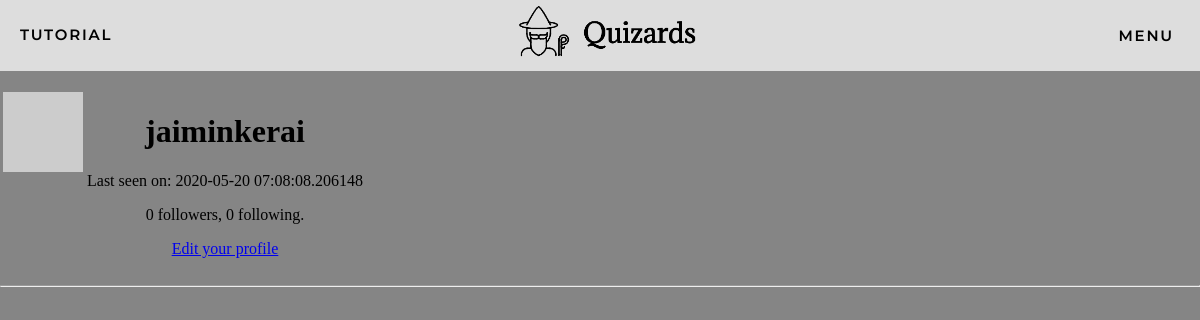
Before: /user/jaiminkerai (signed in) with the older database file.
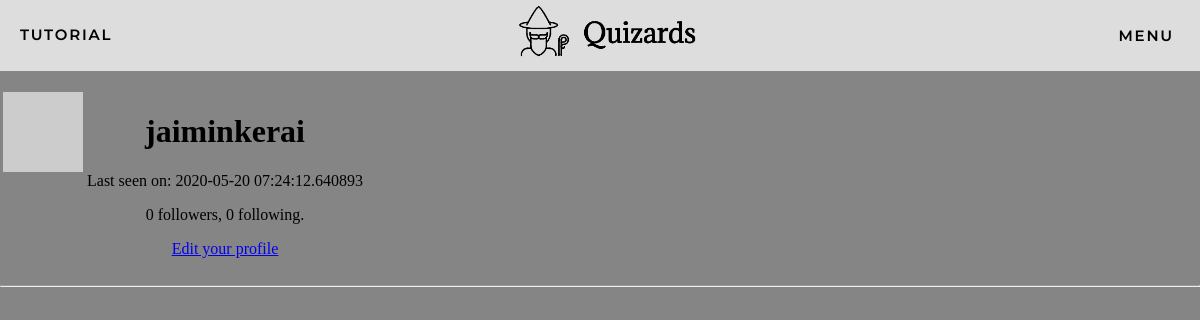
After: the same page with the newer database file.
### app/models.py (models this page shows, shortened)
class User(UserMixin, db.Model):
    id = db.Column(db.Integer, primary_key=True)
    username = db.Column(db.String(64), index=True, unique=True)
    email = db.Column(db.String(120), index=True, unique=True)
    password_hash = db.Column(db.String(128))
    posts = db.relationship('Post', backref='author', lazy='dynamic')
    authorOf = db.relationship('Quizzes', backref='author', lazy='dynamic')
    admin = db.Column(db.Boolean, unique=False, default=False)
    marksOf = db.relationship('quizMarks', backref='markOf', lazy='dynamic')
    def avatar(self, size):
        digest = md5(self.email.lower().encode('utf-8')).hexdigest()
        return 'https://www.gravatar.com/avatar/{}?d=identicon&s={}'.format(
            digest, size)
    about_me = db.Column(db.String(140))
    last_seen = db.Column(db.DateTime, default=datetime.utcnow)
    followed = db.relationship(
        'User', secondary=followers,
        primaryjoin=(followers.c.follower_id == id),
        secondaryjoin=(followers.c.followed_id == id),
        backref=db.backref('followers', lazy='dynamic'), lazy='dynamic')

### app/routes.py (the view)
@app.route('/user/<username>')
@login_required
def user(username):
    user = User.query.filter_by(username=username).first_or_404()
    page = request.args.get('page', 1, type=int)
    posts = user.posts.order_by(Post.timestamp.desc()).paginate(
        page, app.config['POSTS_PER_PAGE'], False)
    next_url = url_for('user', username=user.username, page=posts.next_num) \
        if posts.has_next else None
    prev_url = url_for('user', username=user.username, page=posts.prev_num) \
        if posts.has_prev else None
    return render_template('user.html', user=user, posts=posts.items,
                           next_url=next_url, prev_url=prev_url)

### app/models.py (called while the page is built)
@login.user_loader
def load_user(id):
    return User.query.get(int(id))

### app/routes.py (called while the page is built)
@app.before_request
def before_request():
    if current_user.is_authenticated:
        g.user = load_user(current_user.id)
        current_user.last_seen = datetime.utcnow()
        db.session.commit()

### app/templates/user.html (shortened to what this page needs)
{% extends "base.html" %}
{% block content %}
    <table>
        <tr valign="top">
            <td><img src="{{ user.avatar(128) }}"></td>
            <td>
                <h1>{{ user.username }}</h1>
                {% if user.last_seen %}<p>Last seen on: {{ user.last_seen }}</p>{% endif %}
                <p>{{ user.followers.count() }} followers, {{ user.followed.count() }} following.</p>
                {% if user == current_user %}
                <p><a href="{{ url_for('edit_profile') }}">Edit your profile</a></p>
                {% elif not current_user.is_following(user) %}
                <p><a href="{{ url_for('follow', username=user.username) }}">Follow</a></p>
                {% else %}
                <p><a href="{{ url_for('unfollow', username=user.username) }}">Unfollow</a></p>
                {% endif %}
            </td>
        </tr>
    </table>
    <hr>
{% endblock %}

### app/templates/base.html (shortened to what this page needs)
<!DOCTYPE html>
<html lang="en-US">
    <head>
        <link href="{{ url_for('static', filename='css/styles.css') }}" rel="stylesheet">
    </head>
    <body>
        <div>
            <ul class="basenav topnav">
                {% if current_user.is_anonymous %}
                <li class="tags"><a>tutorial</a></li>
                <li><a href="{{ url_for('quizzes') }}"><img class='baselogo' src="{{ url_for('static', filename='css/templogo.png') }}"></a></li>
                <li class="tags"><a href="{{ url_for('login') }}">Sign In</a></li>
                {% else %}
                <li class="tags"><a>tutorial</a></li>
                <li><a href="{{ url_for('quizzes') }}"><img class='baselogo' src="{{ url_for('static', filename='css/templogo.png') }}"></a></li>
                <div class="dropdown">
                    <button class="dropbtn"><li class="tags"><a href="{{ url_for('quizzes') }}">Menu</a></li>
                    </button>
                </div>
                {% endif %}
            </ul>
        </div>
        <br>
        <div class="messages">
            {% block content %}
            {% endblock %}
        </div>
    </body>
</html>

### app/static/css/styles.css (style rules this page uses)
body { margin: 0; padding: 0; height: 100vh; background-color: rgb(133, 133, 133); }
.basenav { padding: 0; margin: 0; list-style: none; display: flex; background-color: #ddd; }
.topnav { justify-content: space-between; }
.tags { margin-top: 25px; margin-left: 20px; margin-right: 20px; }
.basenav a { color: black; text-decoration: solid; text-transform: uppercase; letter-spacing: 1.8px; font-family: 'Montserrat'; font-weight: 600; font-size: 15px; }
.basenav .baselogo { transform: translateX(10px); width: 300px; height: auto; }
.dropdown { float: left; overflow: hidden; transition: 0.5s ease; }
.dropdown .dropbtn { font-size: 16px; border: none; outline: none; color: white; padding-bottom: 26px; background-color: inherit; font-family: inherit; margin: 0; transition: 0.4s ease; }
.messages { text-align: center; }

Changed rows visible on the page:
changed User "jaiminkerai": last_seen "2020-05-20 07:08:08.206148" → "2020-05-20 07:24:12.640893"
